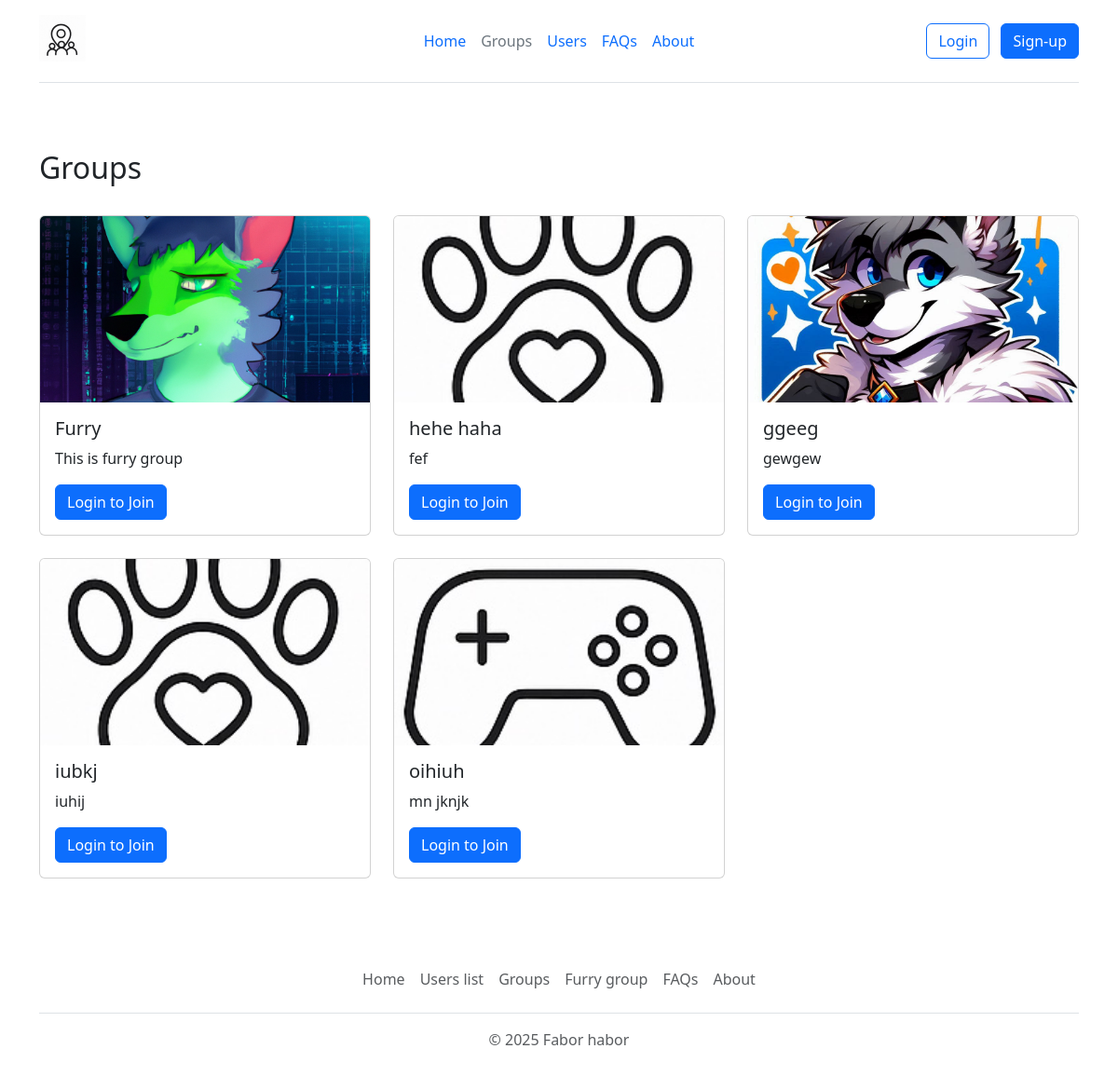
Before: /groups with the older database file.
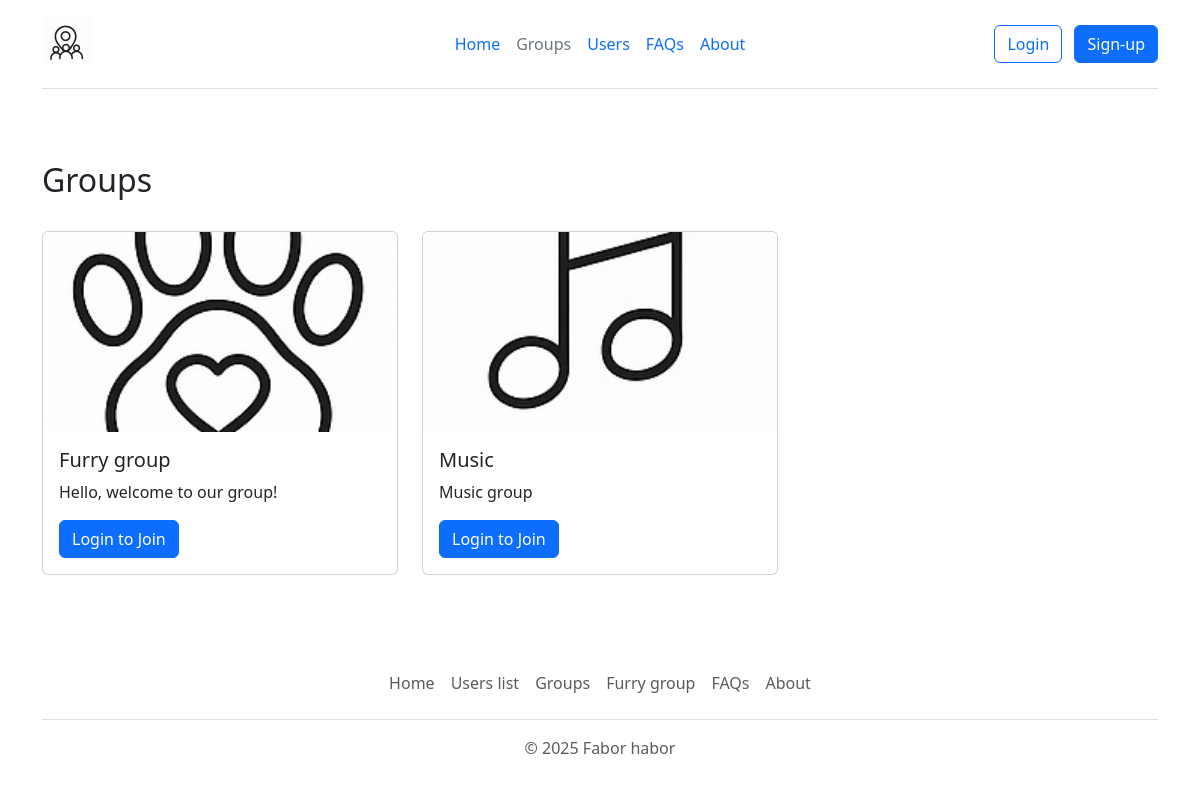
After: the same page with the newer database file.
### app.py (models this page shows, shortened)
class Group(db.Model):
    id = db.Column(db.Integer, primary_key=True)
    name = db.Column(db.String(100), nullable=False)
    description = db.Column(db.Text)
    admin_id = db.Column(db.Integer, db.ForeignKey('user.id'), nullable=False)
    image = db.Column(db.String(20), nullable=False, default='default.jpg')
    date_created = db.Column(db.DateTime, nullable=False, default=datetime.utcnow)
    posts = db.relationship('Post', backref='group', lazy=True)
    members = db.relationship('User', secondary=group_members, backref=db.backref('groups', lazy='dynamic'))

### app.py (the view)
@app.route('/groups')
def groups():
    groups = Group.query.all()
    form = GroupForm()
    return render_template('groups.html', groups=groups, form=form)

### templates/groups.html (shortened to what this page needs)
{% extends 'base.html' %}
{% block content %}
<div class="container py-5">
    <div class="d-flex justify-content-between align-items-center mb-4">
        <h2>Groups</h2>
    </div>
    <div class="row row-cols-1 row-cols-md-3 g-4">
        {% for group in groups %}
        <div class="col">
            <div class="card h-100">
                <img src="/static/group_images/{{ group.image }}" class="card-img-top" alt="{{ group.name }}"
                     style="height: 200px; object-fit: cover;">
                <div class="card-body">
                    <h5 class="card-title">{{ group.name }}</h5>
                    <p class="card-text">{{ group.description }}</p>
                    {% if session.get('user_id') %}
                    <a href="{{ url_for('group_page', group_id=group.id) }}" class="btn btn-primary">View Group</a>
                    {% else %}
                    <a href="{{ url_for('login') }}" class="btn btn-primary">Login to Join</a>
                    {% endif %}
                </div>
            </div>
        </div>
        {% endfor %}
    </div>
</div>
{% include 'footer.html'%}
{% endblock %}

Changed rows visible on the page:
removed Group: image (picture), name "hehe haha", description "fef"
removed Group: image (picture), name "ggeeg", description "gewgew"
removed Group: image (picture), name "iubkj", description "iuhij"
removed Group: image (picture), name "oihiuh", description "mn jknjk"
changed Group: image: a different picture; name "Furry" → "Furry group"; description "This is furry group" → "Hello, welcome to our group!"
added Group: image (picture), name "Music", description "Music group"
